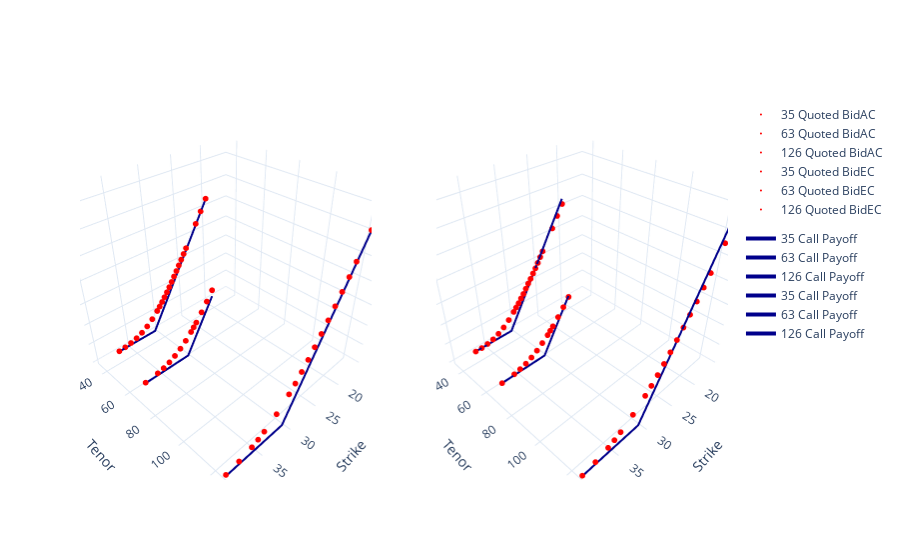

The notebook cell this image was saved under:
### Markdown cell above
Deep ITM american calls have small extrinsic value left but none have yet reached the boundary at bid, in contrast to european quotes which have more than few strikes below parity:

### Code cell
df["Forward"] = vct(pricer.forward)(df["Tenor"],df["MidSpot"],df["Rate"],df["MeanImpBorrow"],df["CumDivDays"],df["Div"])
grapher.plot3d_quotes(df,"BidSpot","Strike","BidAC",atm_plots=False,div_plot=False,payoff_plot=True,params_plot=False,z_col2="BidEC")

### Figure 1 — Plotly figure (JSON) as saved in the notebook; plotly's stock layout.template omitted (floating-point values rounded to 4 significant figures)
{"data": [{"legendgroup": "z_col", "line": {"color": "red", "width": 4}, "marker": {"color": "red", "size": 2, "symbol": "circle"}, "mode": "markers", "name": "35 Quoted BidAC", "scene": "scene", "type": "scatter3d", "x": [20, 21, 22, 24, 24.5, 25, 25.5, 26, 26.5, 27, 27.5, 28, 28.5, 29, 29.5, 30, 31, 32, 33, 34, 35, 36, 37], "y": [35, 35, 35, 35, 35, 35, 35, 35, 35, 35, 35, 35, 35, 35, 35, 35, 35, 35, 35, 35, 35, 35, 35], "z": [10.8, 9.82, 8.85, 6.94, 6.48, 6.03, 5.58, 5.13, 4.7, 4.27, 3.86, 3.46, 3.08, 2.71, 2.37, 2.04, 1.46, 0.99, 0.63, 0.37, 0.2, 0.1, 0.04]}, {"legendgroup": "Payoffs", "line": {"color": "darkblue", "width": 4}, "marker": {"color": "darkblue", "size": 0, "symbol": "circle"}, "mode": "lines", "name": "35 Call Payoff", "scene": "scene", "type": "scatter3d", "x": [20, 30.73, 37], "y": [35, 35, 35], "z": [10.73, 0, 0]}, {"legendgroup": "z_col", "line": {"color": "red", "width": 4}, "marker": {"color": "red", "size": 2, "symbol": "circle"}, "mode": "markers", "name": "63 Quoted BidAC", "scene": "scene", "type": "scatter3d", "x": [26, 27, 28, 29, 29.5, 30, 31, 32, 33, 34, 35, 36, 38], "y": [63, 63, 63, 63, 63, 63, 63, 63, 63, 63, 63, 63, 63], "z": [5.34, 4.51, 3.73, 3, 2.67, 2.35, 1.77, 1.29, 0.9, 0.59, 0.37, 0.22, 0.07]}, {"legendgroup": "Payoffs", "line": {"color": "darkblue", "width": 4}, "marker": {"color": "darkblue", "size": 0, "symbol": "circle"}, "mode": "lines", "name": "63 Call Payoff", "scene": "scene", "type": "scatter3d", "x": [26, 30.73, 38], "y": [63, 63, 63], "z": [4.735, 0, 0]}, {"legendgroup": "z_col", "line": {"color": "red", "width": 4}, "marker": {"color": "red", "size": 2, "symbol": "circle"}, "mode": "markers", "name": "126 Quoted BidAC", "scene": "scene", "type": "scatter3d", "x": [16, 18, 20, 21, 22, 23, 24, 25, 26, 27, 28, 29, 30, 32, 34, 35, 36, 38, 40], "y": [126, 126, 126, 126, 126, 126, 126, 126, 126, 126, 126, 126, 126, 126, 126, 126, 126, 126, 126], "z": [14.8, 12.85, 10.95, 10.01, 9.1, 8.21, 7.34, 6.5, 5.68, 4.91, 4.18, 3.5, 2.9, 1.88, 1.13, 0.85, 0.62, 0.31, 0.15]}, {"legendgroup": "Payoffs", "line": {"color": "darkblue", "width": 4}, "marker": {"color": "darkblue", "size": 0, "symbol": "circle"}, "mode": "lines", "name": "126 Call Payoff", "scene": "scene", "type": "scatter3d", "x": [16, 30.73, 40], "y": [126, 126, 126], "z": [14.73, 0, 0]}, {"legendgroup": "z_col", "line": {"color": "red", "width": 4}, "marker": {"color": "red", "size": 2, "symbol": "circle"}, "mode": "markers", "name": "35 Quoted BidEC", "scene": "scene2", "type": "scatter3d", "x": [20, 21, 22, 24, 24.5, 25, 25.5, 26, 26.5, 27, 27.5, 28, 28.5, 29, 29.5, 30, 31, 32, 33, 34, 35, 36, 37], "y": [35, 35, 35, 35, 35, 35, 35, 35, 35, 35, 35, 35, 35, 35, 35, 35, 35, 35, 35, 35, 35, 35, 35], "z": [10.26, 9.35, 8.38, 6.59, 6.14, 5.68, 5.25, 4.85, 4.43, 4.07, 3.67, 3.26, 2.92, 2.56, 2.25, 1.93, 1.35, 0.87, 0.51, 0.24, 0.09, 0.01, 0.01]}, {"legendgroup": "Payoffs", "line": {"color": "darkblue", "width": 4}, "marker": {"color": "darkblue", "size": 0, "symbol": "circle"}, "mode": "lines", "name": "35 Call Payoff", "scene": "scene2", "type": "scatter3d", "x": [20, 30.73, 37], "y": [35, 35, 35], "z": [10.73, 0, 0]}, {"legendgroup": "z_col", "line": {"color": "red", "width": 4}, "marker": {"color": "red", "size": 2, "symbol": "circle"}, "mode": "markers", "name": "63 Quoted BidEC", "scene": "scene2", "type": "scatter3d", "x": [26, 27, 28, 29, 29.5, 30, 31, 32, 33, 34, 35, 36, 38], "y": [63, 63, 63, 63, 63, 63, 63, 63, 63, 63, 63, 63, 63], "z": [4.64, 3.91, 3.21, 2.58, 2.29, 2, 1.51, 1.07, 0.71, 0.44, 0.25, 0.11, 0.01]}, {"legendgroup": "Payoffs", "line": {"color": "darkblue", "width": 4}, "marker": {"color": "darkblue", "size": 0, "symbol": "circle"}, "mode": "lines", "name": "63 Call Payoff", "scene": "scene2", "type": "scatter3d", "x": [26, 30.73, 38], "y": [63, 63, 63], "z": [4.735, 0, 0]}, {"legendgroup": "z_col", "line": {"color": "red", "width": 4}, "marker": {"color": "red", "size": 2, "symbol": "circle"}, "mode": "markers", "name": "126 Quoted BidEC", "scene": "scene2", "type": "scatter3d", "x": [16, 18, 20, 21, 22, 23, 24, 25, 26, 27, 28, 29, 30, 32, 34, 35, 36, 38, 40], "y": [126, 126, 126, 126, 126, 126, 126, 126, 126, 126, 126, 126, 126, 126, 126, 126, 126, 126, 126], "z": [13.74, 11.81, 10, 9.11, 8.25, 7.45, 6.67, 5.92, 5.18, 4.5, 3.86, 3.26, 2.74, 1.81, 1.07, 0.79, 0.56, 0.24, 0.06]}, {"legendgroup": "Payoffs", "line": {"color": "darkblue", "width": 4}, "marker": {"color": "darkblue", "size": 0, "symbol": "circle"}, "mode": "lines", "name": "126 Call Payoff", "scene": "scene2", "type": "scatter3d", "x": [16, 30.73, 40], "y": [126, 126, 126], "z": [14.73, 0, 0]}], "layout": {"paper_bgcolor": "rgba(0,0,0,0)", "plot_bgcolor": "rgba(0,0,0,0)", "scene": {"domain": {"x": [0, 0.45], "y": [0, 1]}, "xaxis": {"backgroundcolor": "rgba(0,0,0,0)", "title": {"text": "Strike"}}, "yaxis": {"backgroundcolor": "rgba(0,0,0,0)", "title": {"text": "Tenor"}}, "zaxis": {"backgroundcolor": "rgba(0,0,0,0)", "title": {"text": "BidAC"}}}, "scene2": {"domain": {"x": [0.55, 1], "y": [0, 1]}, "xaxis": {"backgroundcolor": "rgba(0,0,0,0)", "title": {"text": "Strike"}}, "yaxis": {"backgroundcolor": "rgba(0,0,0,0)", "title": {"text": "Tenor"}}, "zaxis": {"backgroundcolor": "rgba(0,0,0,0)", "title": {"text": "BidEC"}}}}}
